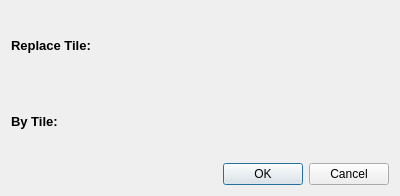
<?xml version="1.0" encoding="UTF-8"?>
<ui version="4.0">
 <class>TilePicker</class>
 <widget class="QWidget" name="TilePicker">
  <property name="geometry">
   <rect>
    <x>0</x>
    <y>0</y>
    <width>400</width>
    <height>196</height>
   </rect>
  </property>
  <property name="windowTitle">
   <string>TilePicker</string>
  </property>
  <layout class="QVBoxLayout" name="verticalLayout">
   <item>
    <widget class="QLabel" name="label">
     <property name="text">
      <string>&lt;html&gt;&lt;head/&gt;&lt;body&gt;&lt;p&gt;&lt;span style=&quot; font-size:10pt; font-weight:600;&quot;&gt;Replace Tile:&lt;/span&gt;&lt;/p&gt;&lt;/body&gt;&lt;/html&gt;</string>
     </property>
    </widget>
   </item>
   <item>
    <layout class="QHBoxLayout" name="flowlayout_placeholder_1"/>
   </item>
   <item>
    <widget class="QLabel" name="availableTilesLabel">
     <property name="text">
      <string>&lt;html&gt;&lt;head/&gt;&lt;body&gt;&lt;p&gt;&lt;span style=&quot; font-size:10pt; font-weight:600;&quot;&gt;By Tile:&lt;/span&gt;&lt;/p&gt;&lt;/body&gt;&lt;/html&gt;</string>
     </property>
    </widget>
   </item>
   <item>
    <layout class="QHBoxLayout" name="flowlayout_placeholder_2"/>
   </item>
   <item>
    <widget class="QDialogButtonBox" name="buttonBox">
     <property name="standardButtons">
      <set>QDialogButtonBox::Cancel|QDialogButtonBox::Ok</set>
     </property>
    </widget>
   </item>
  </layout>
 </widget>
 <layoutdefault spacing="6" margin="11"/>
 <resources/>
 <connections/>
</ui>
